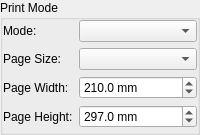
          <widget class="QGroupBox" name="printModeSectionContent">
           <property name="title">
            <string>Print Mode</string>
           </property>
           <property name="flat">
            <bool>true</bool>
           </property>
           <layout class="QFormLayout" name="printModeLayout">
            <property name="leftMargin">
             <number>0</number>
            </property>
            <property name="topMargin">
             <number>0</number>
            </property>
            <property name="rightMargin">
             <number>0</number>
            </property>
            <property name="bottomMargin">
             <number>4</number>
            </property>
            <item row="0" column="0">
             <widget class="QLabel" name="printModeLabel">
              <property name="text">
               <string>Mode:</string>
              </property>
             </widget>
            </item>
            <item row="0" column="1">
             <widget class="QComboBox" name="printModeComboBox"/>
            </item>
            <item row="1" column="0">
             <widget class="QLabel" name="printPageSizeLabel">
              <property name="text">
               <string>Page Size:</string>
              </property>
             </widget>
            </item>
            <item row="1" column="1">
             <widget class="QComboBox" name="printPageSizeComboBox"/>
            </item>
            <item row="2" column="0">
             <widget class="QLabel" name="customPageWidthLabel">
              <property name="text">
               <string>Page Width:</string>
              </property>
             </widget>
            </item>
            <item row="2" column="1">
             <widget class="BaseDoubleSpinBox" name="customPageWidthSpinBox">
              <property name="suffix">
               <string notr="true"> mm</string>
              </property>
              <property name="decimals">
               <number>1</number>
              </property>
              <property name="minimum">
               <double>1.000000000000000</double>
              </property>
              <property name="maximum">
               <double>2000.000000000000000</double>
              </property>
              <property name="singleStep">
               <double>0.500000000000000</double>
              </property>
              <property name="value">
               <double>210.000000000000000</double>
              </property>
             </widget>
            </item>
            <item row="3" column="0">
             <widget class="QLabel" name="customPageHeightLabel">
              <property name="text">
               <string>Page Height:</string>
              </property>
             </widget>
            </item>
            <item row="3" column="1">
             <widget class="BaseDoubleSpinBox" name="customPageHeightSpinBox">
              <property name="suffix">
               <string notr="true"> mm</string>
              </property>
              <property name="decimals">
               <number>1</number>
              </property>
              <property name="minimum">
               <double>1.000000000000000</double>
              </property>
              <property name="maximum">
               <double>2000.000000000000000</double>
              </property>
              <property name="singleStep">
               <double>0.500000000000000</double>
              </property>
              <property name="value">
               <double>297.000000000000000</double>
              </property>
             </widget>
            </item>
           </layout>
          </widget>
